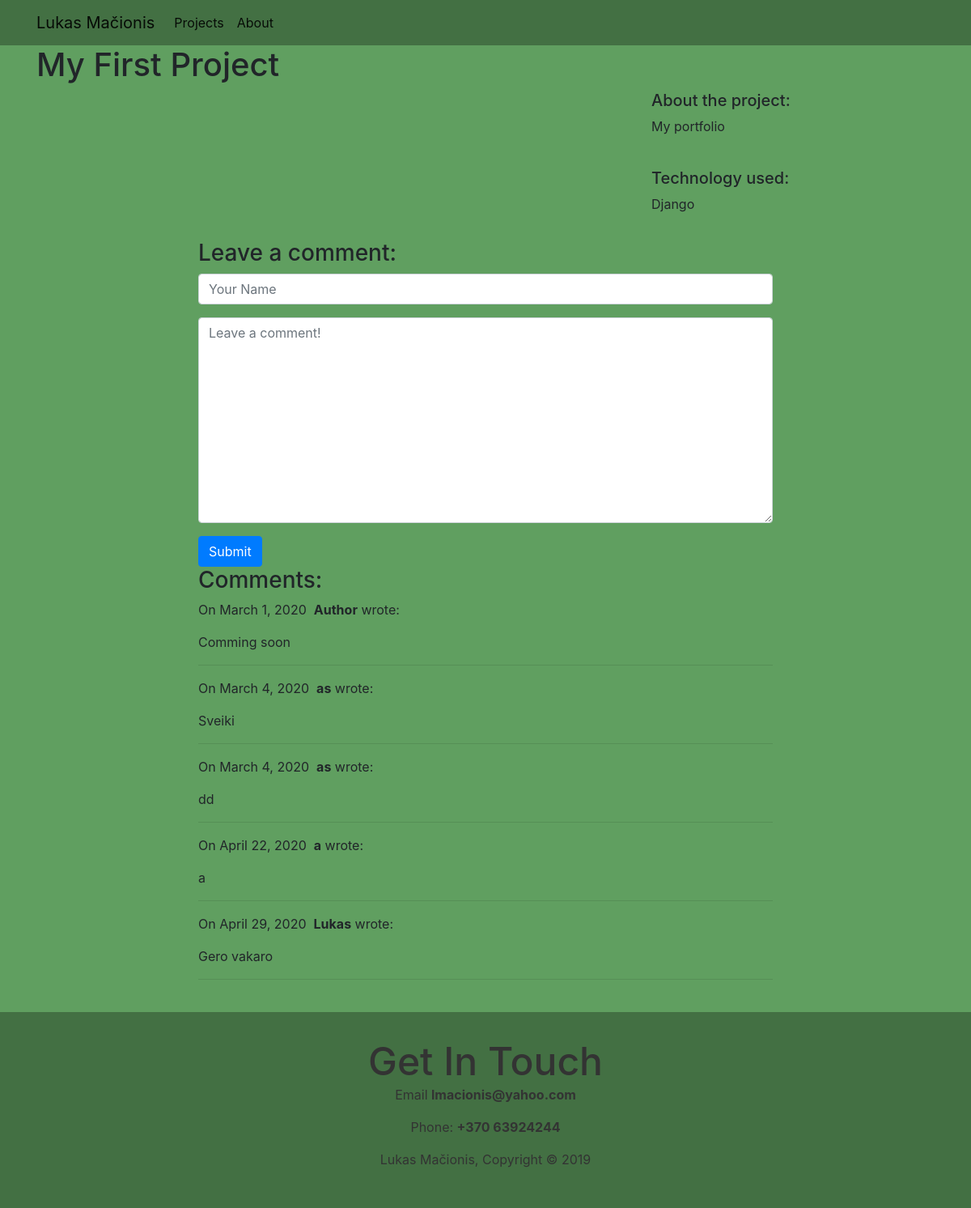
Page /4/ on the committed database.
### projects/models.py (models this page shows, shortened)
class Project(models.Model):
    title = models.CharField(max_length=100)
    description = models.TextField()
    technology = models.CharField(max_length=20)
    image = models.FilePathField(path="img/")

class Comments(models.Model):
    author = models.CharField(max_length=60)
    body = models.TextField()
    created_on = models.DateTimeField(auto_now_add=True)
    project = models.ForeignKey('Project', on_delete=models.CASCADE)

### projects/views.py (the view, shortened to what this page needs)
# urls.py: path("<int:pk>/", views.project_detail, name="project_detail"),
def project_detail(request, pk):
    project = Project.objects.get(pk=pk)
    form = CommentForm()
    comments = Comments.objects.filter(project=project)
    context = {
        "project": project,
        "comments": comments,
        "form": form,
    }
    return render(request, "project_detail.html", context)

### projects/forms.py
class CommentForm(forms.Form):
    author = forms.CharField(
        max_length=60,
        widget=forms.TextInput(attrs={
            "class": "form-control",
            "placeholder": "Your Name"
        })
    )
    body = forms.CharField(
        widget=forms.Textarea(attrs={
            "class": "form-control",
            "placeholder": "Leave a comment!"
        })
    )

### projects/templates/project_detail.html (shortened to what this page needs)
{% extends "base.html" %}
{% load static %}
{% block page_content %}
<h1>{{ project.title }}</h1>
<div class="row">
    <div class="col-md-8">
    </div>
    <div class="col-md-4">
        <h5>About the project:</h5>
        <p>{{ project.description }}</p>
        <br>
        <h5>Technology used:</h5>
        <p>{{ project.technology }}</p>
    </div>
</div>
<div class="col-md-8 offset-md-2">
    <h3>Leave a comment:</h3>
    <form action="/projects/{{ project.pk }}/" method="post">
        <div class="form-group">
            {{ form.author }}
        </div>
        <div class="form-group">
            {{ form.body }}
        </div>
        <button type="submit" class="btn btn-primary">Submit</button>
    </form>
    <h3>Comments:</h3>
    {% for comment in comments %}
    <p>
        On {{comment.created_on.date }}&nbsp;
        <b>{{ comment.author }}</b> wrote:
    </p>
    <p>{{ comment.body }}</p>
    <hr>
    {% endfor %}
</div>
{% endblock %}

### projects/templates/base.html (shortened to what this page needs)
<!DOCTYPE html>
<html lang="en" dir="ltr">
    <head>
        <link rel="stylesheet" href="https://stackpath.bootstrapcdn.com/bootstrap/4.1.3/css/bootstrap.min.css"
>
    </head>
    <body>
        <nav class="navbar navbar-expand-lg navbar-light">
            <div class="container">
                <a class="navbar-brand" href="{% url 'home' %}">Lukas Mačionis</a>
                <div class="collapse navbar-collapse" id="navbarSupportedContent">
                    <ul class="navbar-nav mr-auto">
                        <li class="nav-item active">
                            <a class="nav-link" href="{% url 'project_index' %}">Projects</a>
                        </li>
                        <li class="nav-item active">
                            <a class="nav-link" href="{% url 'about_index' %}">About</a>
                        </li>
                    </ul>
                </div>
            </div>
        </nav>
        <div class="container">
            {% block page_content %}{% endblock %}
        </div>
        <footer class="footer">
            <div class="contacts">
                <h3>Get In Touch</h3>
                <p>Email
                <strong>lmacionis@yahoo.com</strong>
                </p>
                <p>Phone:
                <strong>+370 63924244</strong>
                </p>
                <p> Lukas Mačionis, Copyright &copy; 2019</p>
            </div>
        </footer>
    </body>
</html>

### projects/templates/base.html (style rules this page uses)
body { background: #609f60; }
.footer { position:static; background-color: #437043; bottom:0; height:auto; margin-top:40px; width:100%; text-align:center }
.contacts { text-align: center; padding: 2rem 1rem; margin: auto; color: #333; }
.contacts h3 { font-size: 3rem; margin-bottom: 0; }
.navbar { background-color: #437043; }

### rows in the picture
Project: title "My First Project", description "My portfolio", technology "Django"
Comments: created_on "March 1, 2020", author "Author", body "Comming soon"
Comments: created_on "March 4, 2020", author "as", body "Sveiki"
Comments: created_on "March 4, 2020", author "as", body "dd"
Comments: created_on "April 22, 2020", author "a", body "a"
Comments: created_on "April 29, 2020", author "Lukas", body "Gero vakaro"
